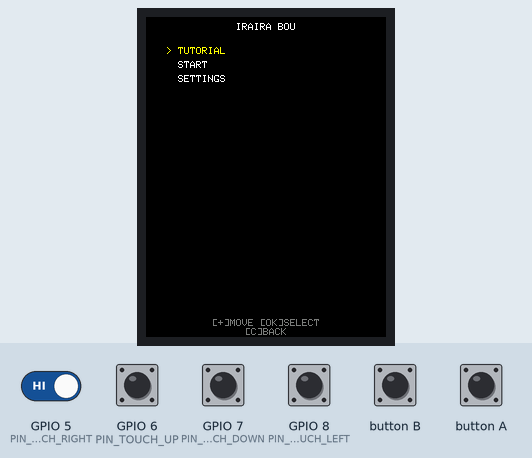
This program was run on a simulated ESP32-S3. On the bench: 240×320 colour display. The inputs (shaded band) are chosen by the test bench; at power-on: GPIO 5 (PIN_TOUCH_RIGHT), GPIO 6 (PIN_TOUCH_UP), GPIO 7 (PIN_TOUCH_DOWN), GPIO 8 (PIN_TOUCH_LEFT) HIGH. Random numbers use the default seed unless the program sets one.

Above: at 1.3 s.
1.4 s: button A pressed for 0.15 s
At 2.4 s:
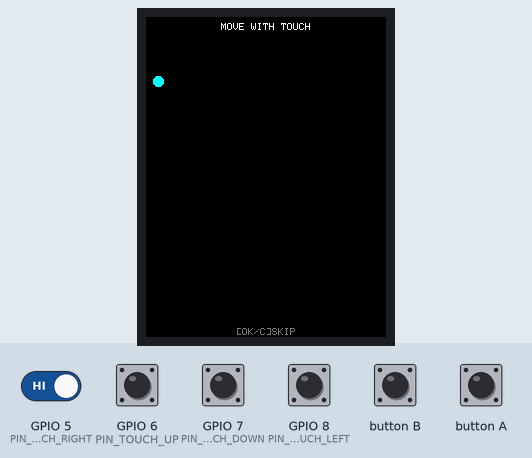
4.5 s: button B pressed for 0.15 s
At 5.5 s:
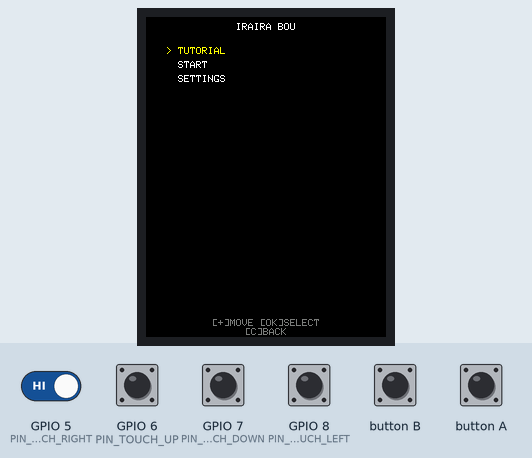
7.6 s: button A pressed for 1 s
At 8.4 s:
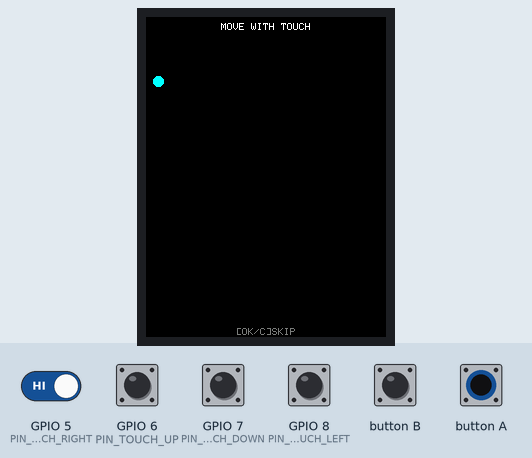
11.6 s: button B pressed for 1 s
At 12.9 s:
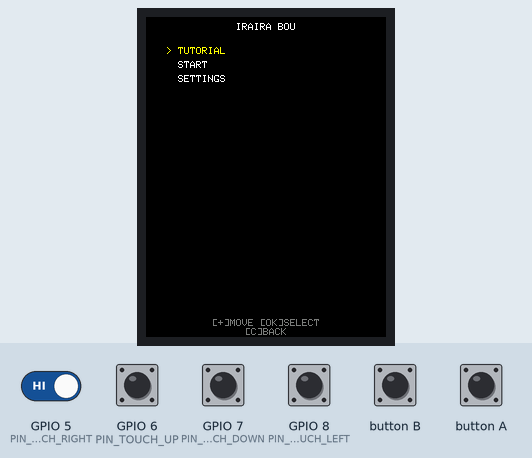
15.6 s: GPIO 5 (PIN_TOUCH_RIGHT) driven LOW and button A driven LOW
At 34.1 s:
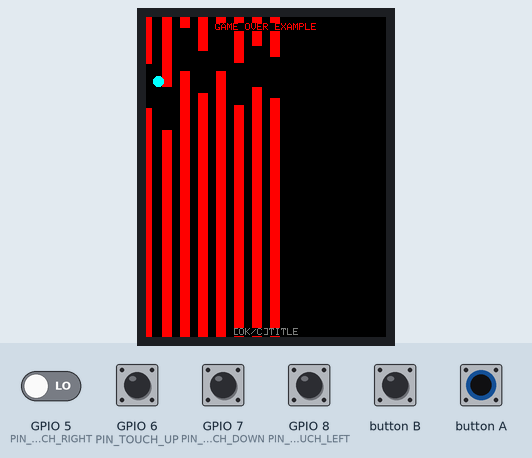

Measured:
- after the input at 15.6 s, the display: first differs from a run without the input after 0.23 s (image 5 shows a later state)
- what the display in image 0 shows lasts 1.0 s, from 0.3 s to 1.3 s
- what the display in image 1 shows lasts 2.8 s, from 1.6 s to 4.4 s

The program:

main.cpp
```cpp
// pio test実行時はテスト側のsetup()/loop()を使うため、アプリ本体のエントリポイントを除外する
#ifndef PIO_UNIT_TESTING

#include <M5Unified.h>
#include "GUI.h"
#include "InputManager.h"
#include "GameStateMachine.h"

InputManager inputManager;
GUI gui;
GameStateMachine game(inputManager, gui);

void setup() {
    auto cfg = M5.config();
    M5.begin(cfg);

    inputManager.begin();
    gui.init();
    game.begin();
}

void loop() {
    // ボタン/タッチの実サンプリング周期。描画周期(tickDelayMs)とは独立に高速で回し、
    // 100ms未満の短い押下も取りこぼさずに反応を良くする。
    const unsigned long BUTTON_POLL_MS = 8;

    unsigned long frameMs = game.tickDelayMs();
    int thresholdDelta = game.currentThresholdDelta();

    // このフレーム分の押下を集める前に、前フレームで消費済みのラッチをクリアする
    inputManager.clearEdges();

    // 1フレームの時間を細かく分割してポーリング。押下エッジはInputManager側で
    // ラッチされ、フレーム末のgame.update()でまとめて消費される。
    unsigned long frameStart = millis();
    do {
        inputManager.update(thresholdDelta);
        delay(BUTTON_POLL_MS);
    } while (millis() - frameStart < frameMs);

    game.update();
}

#endif // PIO_UNIT_TESTING
```

CollisionChecker.cpp
```cpp
#include "CollisionChecker.h"

namespace {
    const int SCREEN_HEIGHT = 128;
}

bool CollisionChecker::overlaps(int ax1, int ay1, int ax2, int ay2,
                                 int bx1, int by1, int bx2, int by2) {
    return ax1 < bx2 && ax2 > bx1 && ay1 < by2 && ay2 > by1;
}

bool CollisionChecker::check(const Player &player, const WallManager &wallManager) {
    int half = player.size() / 2;
    int px1 = player.x() - half;
    int px2 = player.x() + half;
    int py1 = player.y() - half;
    int py2 = player.y() + half;

    const Wall *walls = wallManager.walls();
    for (int i = 0; i < wallManager.wallCount(); i++) {
        if (!walls[i].active) continue;

        int wx1 = walls[i].x;
        int wx2 = walls[i].x + walls[i].thickness;

        // 上側の壁: 0 〜 gapY
        if (overlaps(px1, py1, px2, py2, wx1, 0, wx2, walls[i].gapY)) {
            return true;
        }
        // 下側の壁: gapY+gapHeight 〜 画面下端
        int gapBottom = walls[i].gapY + walls[i].gapHeight;
        if (overlaps(px1, py1, px2, py2, wx1, gapBottom, wx2, SCREEN_HEIGHT)) {
            return true;
        }
    }
    return false;
}
```

CollisionChecker.h
```cpp
#pragma once

#include "Player.h"
#include "WallManager.h"

// 自機と壁群の当たり判定(矩形同士のAABB判定。design.md 3.2節)
class CollisionChecker {
public:
    static bool check(const Player &player, const WallManager &wallManager);

private:
    static bool overlaps(int ax1, int ay1, int ax2, int ay2,
                         int bx1, int by1, int bx2, int by2);
};
```

GUI.cpp
```cpp
/***********************************************************************/
/*                                                                     */
/*  FILE        :GUI.cpp                                               */
/*  DESCRIPTION :GameStateごとの画面描画を担うRenderer                    */
/*                                                                     */
/***********************************************************************/

#include <cstdio>
#include "GUI.h"

namespace {
    const char *MENU_LABELS[3] = {"TUTORIAL", "START", "SETTINGS"};
}

GUI::GUI() : screenWidth(0), screenHeight(0) {}

void GUI::init() {
    M5.Lcd.setRotation(2); // 画面表示を180°回転
    screenWidth = M5.Lcd.width();
    screenHeight = M5.Lcd.height();
}

void GUI::drawPlayer(const Player &player) {
    M5.Lcd.fillCircle(player.x(), player.y(), player.size() / 2, TFT_CYAN);
}

void GUI::drawWalls(const WallManager &wallManager) {
    const Wall *walls = wallManager.walls();
    for (int i = 0; i < wallManager.wallCount(); i++) {
        if (!walls[i].active) continue;
        int gapBottom = walls[i].gapY + walls[i].gapHeight;
        M5.Lcd.fillRect(walls[i].x, 0, walls[i].thickness, walls[i].gapY, TFT_RED);
        M5.Lcd.fillRect(walls[i].x, gapBottom, walls[i].thickness, screenHeight - gapBottom, TFT_RED);
    }
}

void GUI::drawControlHint() {
    M5.Lcd.setTextDatum(BC_DATUM);
    M5.Lcd.setTextSize(1);
    M5.Lcd.setTextColor(TFT_DARKGREY, TFT_BLACK);
    M5.Lcd.drawString("[+]MOVE [OK]SELECT", screenWidth / 2, screenHeight - 10);
    M5.Lcd.drawString("[C]BACK", screenWidth / 2, screenHeight - 1);
}

void GUI::drawTitle(int selectedIndex) {
    M5.Lcd.fillScreen(TFT_BLACK);
    M5.Lcd.setTextDatum(TC_DATUM);
    M5.Lcd.setTextSize(1);
    M5.Lcd.setTextColor(TFT_WHITE, TFT_BLACK);
    M5.Lcd.drawString("IRAIRA BOU", screenWidth / 2, 6);

    for (int i = 0; i < 3; i++) {
        M5.Lcd.setTextDatum(TL_DATUM);
        int y = 30 + i * 14;
        M5.Lcd.setTextColor(i == selectedIndex ? TFT_YELLOW : TFT_WHITE, TFT_BLACK);
        M5.Lcd.setCursor(20, y);
        M5.Lcd.print(i == selectedIndex ? "> " : "  ");
        M5.Lcd.print(MENU_LABELS[i]);
    }

    drawControlHint();
}

void GUI::drawTutorial(int step, const Player &player, const WallManager &wallManager) {
    M5.Lcd.fillScreen(TFT_BLACK);
    M5.Lcd.setTextDatum(TC_DATUM);
    M5.Lcd.setTextSize(1);
    M5.Lcd.setTextColor(TFT_WHITE, TFT_BLACK);

    if (step == 0) {
        M5.Lcd.drawString("MOVE WITH TOUCH", screenWidth / 2, 6);
    } else if (step == 1) {
        drawWalls(wallManager);
        M5.Lcd.drawString("HIT WALL = GAME OVER", screenWidth / 2, 6);
    } else {
        drawWalls(wallManager);
        M5.Lcd.setTextColor(TFT_RED, TFT_BLACK);
        M5.Lcd.drawString("GAME OVER EXAMPLE", screenWidth / 2, 6);
        M5.Lcd.setTextColor(TFT_WHITE, TFT_BLACK);
    }
    drawPlayer(player);

    M5.Lcd.setTextDatum(BC_DATUM);
    M5.Lcd.setTextColor(TFT_DARKGREY, TFT_BLACK);
    M5.Lcd.drawString(step == 2 ? "[OK/C]TITLE" : "[OK/C]SKIP", screenWidth / 2, screenHeight - 1);
}

void GUI::drawSettings(Sensitivity current) {
    M5.Lcd.fillScreen(TFT_BLACK);
    M5.Lcd.setTextDatum(TC_DATUM);
    M5.Lcd.setTextSize(1);
    M5.Lcd.setTextColor(TFT_WHITE, TFT_BLACK);
    M5.Lcd.drawString("SENSITIVITY", screenWidth / 2, 6);

    const char *labels[3] = {"LOW", "MID", "HIGH"};
    int currentIndex = static_cast<int>(current);
    for (int i = 0; i < 3; i++) {
        M5.Lcd.setTextDatum(MC_DATUM);
        M5.Lcd.setTextColor(i == currentIndex ? TFT_YELLOW : TFT_WHITE, TFT_BLACK);
        M5.Lcd.drawString(labels[i], (i + 1) * screenWidth / 4, screenHeight / 2);
    }

    drawControlHint();
}

void GUI::drawDifficultySelect(int level) {
    // G38/G39配線不良の暫定対策: 上下選択に合わせて縦並び表示にする(基板修正版が届き次第、横並びに戻す)
    M5.Lcd.fillScreen(TFT_BLACK);
    M5.Lcd.setTextDatum(TC_DATUM);
    M5.Lcd.setTextSize(1);
    M5.Lcd.setTextColor(TFT_WHITE, TFT_BLACK);
    M5.Lcd.drawString("SELECT LEVEL", screenWidth / 2, 6);

    for (int i = 1; i <= 3; i++) {
        M5.Lcd.setTextDatum(MC_DATUM);
        M5.Lcd.setTextColor(i == level ? TFT_YELLOW : TFT_WHITE, TFT_BLACK);
        char buf[8];
        snprintf(buf, sizeof(buf), "Lv.%d", i);
        M5.Lcd.drawString(buf, screenWidth / 2, screenHeight / 4 + (i - 1) * (screenHeight / 4));
    }

    drawControlHint();
}

void GUI::drawPlaying(const Player &player, const WallManager &wallManager, unsigned long survivalTimeMs) {
    M5.Lcd.fillScreen(TFT_BLACK);

    M5.Lcd.setTextDatum(TL_DATUM);
    M5.Lcd.setTextSize(1);
    M5.Lcd.setTextColor(TFT_WHITE, TFT_BLACK);
    char buf[16];
    snprintf(buf, sizeof(buf), "%lu.%01lus", survivalTimeMs / 1000, (survivalTimeMs % 1000) / 100);
    M5.Lcd.setCursor(2, 2);
    M5.Lcd.print(buf);

    drawWalls(wallManager);
    drawPlayer(player);
}

void GUI::drawGameOver(unsigned long survivalTimeMs) {
    M5.Lcd.fillScreen(TFT_BLACK);
    M5.Lcd.setTextDatum(TC_DATUM);
    M5.Lcd.setTextSize(1);
    M5.Lcd.setTextColor(TFT_RED, TFT_BLACK);
    M5.Lcd.drawString("GAME OVER", screenWidth / 2, 30);

    M5.Lcd.setTextColor(TFT_WHITE, TFT_BLACK);
    char buf[24];
    snprintf(buf, sizeof(buf), "Time: %lu.%01lus", survivalTimeMs / 1000, (survivalTimeMs % 1000) / 100);
    M5.Lcd.drawString(buf, screenWidth / 2, 60);

    M5.Lcd.setTextDatum(BC_DATUM);
    M5.Lcd.setTextColor(TFT_DARKGREY, TFT_BLACK);
    M5.Lcd.drawString("[OK/C]TITLE", screenWidth / 2, screenHeight - 1);
}
```

GUI.h
```cpp
/***********************************************************************/
/*                                                                     */
/*  FILE        :GUI.h                                                 */
/*  DESCRIPTION :GameStateごとの画面描画を担うRenderer                    */
/*                                                                     */
/***********************************************************************/

#pragma once

#include <M5Unified.h>
#include "Player.h"
#include "WallManager.h"
#include "SettingsStore.h"

class GUI {
public:
    GUI();

    void init();

    void drawTitle(int selectedIndex); // 0:チュートリアル 1:ゲーム開始 2:設定
    void drawTutorial(int step, const Player &player, const WallManager &wallManager);
    void drawSettings(Sensitivity current);
    void drawDifficultySelect(int level);
    void drawPlaying(const Player &player, const WallManager &wallManager, unsigned long survivalTimeMs);
    void drawGameOver(unsigned long survivalTimeMs);

private:
    int screenWidth, screenHeight;

    void drawPlayer(const Player &player);
    void drawWalls(const WallManager &wallManager);
    void drawControlHint();
};
```

GameState.h
```cpp
#pragma once

enum class GameState {
    TITLE,
    TUTORIAL,
    SETTINGS,
    DIFFICULTY_SELECT,
    PLAYING,
    GAME_OVER
};
```

GameStateMachine.cpp
```cpp
#include <Arduino.h>
#include "GameStateMachine.h"
#include "CollisionChecker.h"

GameStateMachine::GameStateMachine(InputManager &input, GUI &gui)
    : input_(input), gui_(gui), state(GameState::TITLE),
      titleMenuIndex(0), tutorialStep(0), tutorialStepStartMs(0), tutorialMovesSeenMask(0),
      playStartMs(0), survivalTimeMs(0),
      prevUp(false), prevDown(false), prevLeft(false), prevRight(false),
      upEdge(false), downEdge(false), leftEdge(false), rightEdge(false) {}

void GameStateMachine::begin() {
    state = GameState::TITLE;
    titleMenuIndex = 0;
}

unsigned long GameStateMachine::tickDelayMs() const {
    // プレイ中は滑らかさ優先で短周期。メニュー系は従来100msだったが、
    // 押下から画面反映までの遅延を縮めるため50msに短縮する(入力取りこぼしは
    // main.cppの高速ポーリング＋エッジラッチで別途防止済み)。
    return state == GameState::PLAYING ? 30 : 50;
}

int GameStateMachine::currentThresholdDelta() const {
    return settings.thresholdDelta();
}

void GameStateMachine::update() {
    upEdge = input_.up() && !prevUp;
    downEdge = input_.down() && !prevDown;
    leftEdge = input_.left() && !prevLeft;
    rightEdge = input_.right() && !prevRight;
    prevUp = input_.up();
    prevDown = input_.down();
    prevLeft = input_.left();
    prevRight = input_.right();

    switch (state) {
        case GameState::TITLE: updateTitle(); break;
        case GameState::TUTORIAL: updateTutorial(); break;
        case GameState::SETTINGS: updateSettings(); break;
        case GameState::DIFFICULTY_SELECT: updateDifficultySelect(); break;
        case GameState::PLAYING: updatePlaying(); break;
        case GameState::GAME_OVER: updateGameOver(); break;
    }
}

void GameStateMachine::updateTitle() {
    if (downEdge) titleMenuIndex = (titleMenuIndex < 2) ? titleMenuIndex + 1 : 2;
    if (upEdge) titleMenuIndex = (titleMenuIndex > 0) ? titleMenuIndex - 1 : 0;

    if (input_.okPressed()) {
        if (titleMenuIndex == 0) {
            startTutorial();
        } else if (titleMenuIndex == 1) {
            state = GameState::DIFFICULTY_SELECT;
        } else {
            state = GameState::SETTINGS;
        }
        return;
    }

    gui_.drawTitle(titleMenuIndex);
}

void GameStateMachine::startTutorial() {
    state = GameState::TUTORIAL;
    tutorialStep = 0;
    tutorialStepStartMs = millis();
    tutorialMovesSeenMask = 0;
    player.reset(TUTORIAL_DEMO_PLAYER_SIZE);
}

void GameStateMachine::updateTutorial() {
    if (input_.cancelPressed() || input_.okPressed()) {
        state = GameState::TITLE;
        return;
    }

    if (tutorialStep == 0) {
        player.move(input_.up(), input_.down(), input_.left(), input_.right());

        if (input_.up()) tutorialMovesSeenMask |= 0x1;
        if (input_.down()) tutorialMovesSeenMask |= 0x2;
        if (input_.left()) tutorialMovesSeenMask |= 0x4;
        if (input_.right()) tutorialMovesSeenMask |= 0x8;

        bool allMovesSeen = (tutorialMovesSeenMask == 0xF);
        bool timedOut = (millis() - tutorialStepStartMs) > TUTORIAL_STEP0_TIMEOUT_MS;
        if (allMovesSeen || timedOut) {
            tutorialStep = 1;
            tutorialStepStartMs = millis();
            wallManager.reset(DifficultyConfig::paramsForLevel(1));
        }
    } else if (tutorialStep == 1) {
        player.move(input_.up(), input_.down(), input_.left(), input_.right());
        wallManager.update(millis() - tutorialStepStartMs);
        if (CollisionChecker::check(player, wallManager)) {
            tutorialStep = 2;
        }
    }
    // tutorialStep == 2: 衝突後の説明表示。自機・壁とも動かさずキャンセル待ちにする

    gui_.drawTutorial(tutorialStep, player, wallManager);
}

void GameStateMachine::updateSettings() {
    // G38/G39配線不良の暫定対策: 設定選択を左右ではなく上下に変更(基板修正版が届き次第、左右に戻す)
    if (upEdge) settings.previous();
    if (downEdge) settings.next();

    if (input_.okPressed() || input_.cancelPressed()) {
        state = GameState::TITLE;
        return;
    }

    gui_.drawSettings(settings.current());
}

void GameStateMachine::updateDifficultySelect() {
    // G38/G39配線不良の暫定対策: レベル選択を左右ではなく上下に変更(基板修正版が届き次第、左右に戻す)
    if (upEdge) difficulty.previous();
    if (downEdge) difficulty.next();

    if (input_.cancelPressed()) {
        state = GameState::TITLE;
        return;
    }
    if (input_.okPressed()) {
        startPlaying();
        return;
    }

    gui_.drawDifficultySelect(difficulty.currentLevel());
}

void GameStateMachine::startPlaying() {
    state = GameState::PLAYING;
    DifficultyParams params = difficulty.params();
    player.reset(params.playerSize);
    wallManager.reset(params);
    playStartMs = millis();
}

void GameStateMachine::updatePlaying() {
    if (input_.cancelPressed()) {
        state = GameState::TITLE;
        return;
    }

    unsigned long elapsed = millis() - playStartMs;
    player.move(input_.up(), input_.down(), input_.left(), input_.right());
    wallManager.update(elapsed);

    gui_.drawPlaying(player, wallManager, elapsed);

    if (CollisionChecker::check(player, wallManager)) {
        survivalTimeMs = elapsed;
        state = GameState::GAME_OVER;
    }
}

void GameStateMachine::updateGameOver() {
    gui_.drawGameOver(survivalTimeMs);

    if (input_.okPressed() || input_.cancelPressed()) {
        state = GameState::TITLE;
    }
}
```

GameStateMachine.h
```cpp
#pragma once

#include "GameState.h"
#include "InputManager.h"
#include "GUI.h"
#include "SettingsStore.h"
#include "DifficultyConfig.h"
#include "Player.h"
#include "WallManager.h"

// GameStateの保持と画面遷移、状態ごとのロジック更新・描画呼び出しを行う(docs/functional-design.md 5章)
class GameStateMachine {
public:
    GameStateMachine(InputManager &input, GUI &gui);

    void begin();
    void update();

    // プレイ中は短い周期、それ以外は長めの周期でloop()を回す(design.md 3.3節)
    unsigned long tickDelayMs() const;

    // 現在のしきい値(感度)設定。main.cppがInputManager::update()に渡すために使う
    int currentThresholdDelta() const;

private:
    static const unsigned long TUTORIAL_STEP0_TIMEOUT_MS = 4000;
    static const int TUTORIAL_DEMO_PLAYER_SIZE = 10;

    InputManager &input_;
    GUI &gui_;

    GameState state;

    int titleMenuIndex; // 0:チュートリアル 1:ゲーム開始 2:設定

    int tutorialStep; // 0:移動練習 1:壁デモ 2:衝突後の説明
    unsigned long tutorialStepStartMs;
    unsigned int tutorialMovesSeenMask;

    SettingsStore settings;
    DifficultyConfig difficulty;
    Player player;
    WallManager wallManager;

    unsigned long playStartMs;
    unsigned long survivalTimeMs;

    bool prevUp, prevDown, prevLeft, prevRight;
    bool upEdge, downEdge, leftEdge, rightEdge;

    void updateTitle();
    void updateTutorial();
    void updateSettings();
    void updateDifficultySelect();
    void updatePlaying();
    void updateGameOver();

    void startTutorial();
    void startPlaying();
};
```

InputManager.h
```cpp
#pragma once

// タッチ4ch(G5-8)と物理ボタン2個(G39=OK/G38=キャンセル)の読み取り・判定を担う。
// ゲームロジック側にはtouchRead()等のハードウェアAPIを一切見せない。
class InputManager {
public:
    InputManager();

    // 起動時に呼び、タッチセンサーの未接触状態の基準値を記憶する
    void begin();

    // 1ループ分の入力を読み取る。thresholdDeltaはSettingsStoreが持つしきい値
    void update(int thresholdDelta);

    bool up() const;
    bool down() const;
    bool left() const;
    bool right() const;

    // OK/キャンセルは「押下エッジがあったか」を返す。update()を高頻度で呼んでも
    // エッジはラッチされ、1フレーム内の短い押下を取りこぼさない。
    bool okPressed() const;
    bool cancelPressed() const;

    // フレーム開始時に呼び、前フレームで消費済みの押下ラッチをクリアする。
    // デバウンス状態(stableState等)はクリアしないため、入力は連続的に追跡される。
    void clearEdges();

private:
    static const int PIN_TOUCH_UP = 6;     // G6
    static const int PIN_TOUCH_LEFT = 8;   // G8
    static const int PIN_TOUCH_RIGHT = 5;  // G5
    static const int PIN_TOUCH_DOWN = 7;   // G7
    static const int PIN_BUTTON_OK = 39;     // G39
    static const int PIN_BUTTON_CANCEL = 38; // G38
    static const unsigned long DEBOUNCE_MS = 30;

    int touchBaseline[4];
    bool touchActive[4];

    bool okStableState;
    bool okLastRawState;
    bool okPrevStableState;
    bool okEdge;             // 直近update()で検出した押下エッジ
    bool okEdgeLatched;      // フレーム内で一度でもエッジが立ったか(clearEdgesまで保持)
    unsigned long okLastChangeMs;

    bool cancelStableState;
    bool cancelLastRawState;
    bool cancelPrevStableState;
    bool cancelEdge;
    bool cancelEdgeLatched;
    unsigned long cancelLastChangeMs;

    bool readDebounced(int pin, bool &stableState, bool &lastRawState, unsigned long &lastChangeMs);
};
```

Player.cpp
```cpp
#include "Player.h"

Player::Player() : posX(MIN_X), posY(SCREEN_HEIGHT / 2), playerSize(10) {}

void Player::reset(int size) {
    playerSize = size;
    posX = MIN_X;
    posY = SCREEN_HEIGHT / 2;
}

int Player::clamp(int value, int lo, int hi) const {
    if (value < lo) return lo;
    if (value > hi) return hi;
    return value;
}

void Player::move(bool up, bool down, bool left, bool right) {
    if (up) posY -= MOVE_STEP;
    if (down) posY += MOVE_STEP;
    if (left) posX -= MOVE_STEP;
    if (right) posX += MOVE_STEP;

    posX = clamp(posX, MIN_X, MAX_X);
    posY = clamp(posY, playerSize, SCREEN_HEIGHT - playerSize);
}

int Player::x() const { return posX; }
int Player::y() const { return posY; }
int Player::size() const { return playerSize; }
```

Source omitted: InputManager.cpp (3639 bytes), Player.h (487 bytes), Wall.h (202 bytes), WallManager.cpp (1977 bytes), WallManager.h (817 bytes), DifficultyConfig.cpp (894 bytes), DifficultyConfig.h (736 bytes), SettingsStore.cpp (916 bytes), SettingsStore.h (415 bytes)
